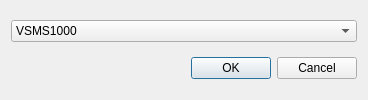
<?xml version="1.0" encoding="UTF-8"?>
<ui version="4.0">
 <class>Dlg_SelectProjectModel</class>
 <widget class="QDialog" name="Dlg_SelectProjectModel">
  <property name="geometry">
   <rect>
    <x>0</x>
    <y>0</y>
    <width>368</width>
    <height>100</height>
   </rect>
  </property>
  <property name="windowTitle">
   <string>选择项目</string>
  </property>
  <layout class="QGridLayout" name="gridLayout">
   <item row="0" column="0">
    <widget class="QComboBox" name="comboBoxSelectProjectMoudle">
     <property name="sizePolicy">
      <sizepolicy hsizetype="Preferred" vsizetype="Fixed">
       <horstretch>0</horstretch>
       <verstretch>0</verstretch>
      </sizepolicy>
     </property>
     <property name="minimumSize">
      <size>
       <width>100</width>
       <height>20</height>
      </size>
     </property>
     <item>
      <property name="text">
       <string>VSMS1000</string>
      </property>
     </item>
     <item>
      <property name="text">
       <string>A920</string>
      </property>
     </item>
     <item>
      <property name="text">
       <string>A660</string>
      </property>
     </item>
     <item>
      <property name="text">
       <string>A802</string>
      </property>
     </item>
     <item>
      <property name="text">
       <string>A602</string>
      </property>
     </item>
    </widget>
   </item>
   <item row="1" column="0">
    <widget class="QDialogButtonBox" name="buttonBox">
     <property name="orientation">
      <enum>Qt::Horizontal</enum>
     </property>
     <property name="standardButtons">
      <set>QDialogButtonBox::Cancel|QDialogButtonBox::Ok</set>
     </property>
    </widget>
   </item>
  </layout>
 </widget>
 <resources/>
 <connections>
  <connection>
   <sender>buttonBox</sender>
   <signal>accepted()</signal>
   <receiver>Dlg_SelectProjectModel</receiver>
   <slot>accept()</slot>
   <hints>
    <hint type="sourcelabel">
     <x>248</x>
     <y>254</y>
    </hint>
    <hint type="destinationlabel">
     <x>157</x>
     <y>274</y>
    </hint>
   </hints>
  </connection>
  <connection>
   <sender>buttonBox</sender>
   <signal>rejected()</signal>
   <receiver>Dlg_SelectProjectModel</receiver>
   <slot>reject()</slot>
   <hints>
    <hint type="sourcelabel">
     <x>316</x>
     <y>260</y>
    </hint>
    <hint type="destinationlabel">
     <x>286</x>
     <y>274</y>
    </hint>
   </hints>
  </connection>
 </connections>
</ui>
